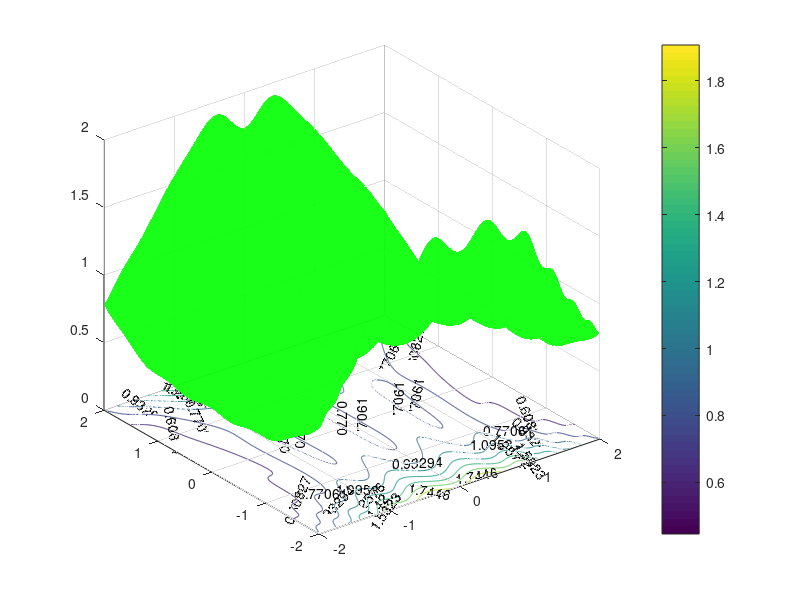

The MATLAB source for this figure: (Note: this script raises an error after producing the figure.)
clc
clear

%curve
[x, y] = meshgrid(-2:0.01:2);
z = ((-cos(x.^3.*y-8.*x)+sqrt(abs((cos(x.^3.*y-8.*x).^2-4.*(2.*x.^4+6).*(4+x.^2+y.^4)))))./(2.*(2.*x.^4+6)));

surf(x,y,z, 'EdgeColor', 'none', 'FaceAlpha', 0.9, 'FaceColor', 'g');
hold on;

%contour
[x, y] = meshgrid(-2:0.01:2);
z = ((-cos(x.^3.*y-8.*x)+sqrt(abs((cos(x.^3.*y-8.*x).^2-4.*(2.*x.^4+6).*(4+x.^2+y.^4)))))./(2.*(2.*x.^4+6)));

[c, h] = contour(x,y,z,8);
colorbar;
clabel(c,h)

hold on;

%plane
[x, z] = meshgrid(-2:0.01:2);
surf(x, x, z, 'FaceAlpha', '0.7', 'EdgeColor', 'none', 'FaceColor', 'c');
zlim([0,2]);

hold on;

%intersection
t = linspace(-2, 2, 1000);
x = t;
y = t;
z = ((-cos(t.^4-8.*t)+sqrt(abs((cos(t.^4-8.*t).^2-4.*(2.*t.^4+6).*(4+t.^2+t.^4)))))./(2.*(2.*t.^4+6)));

plot3(x,y,z,'k:', 'LineWidth', 3);

%Proper titles, etc.
title('Graphing Curves, Intersection of Curves and Contour Map');
xlabel('X');
ylabel('Y');
zlabel('Z');